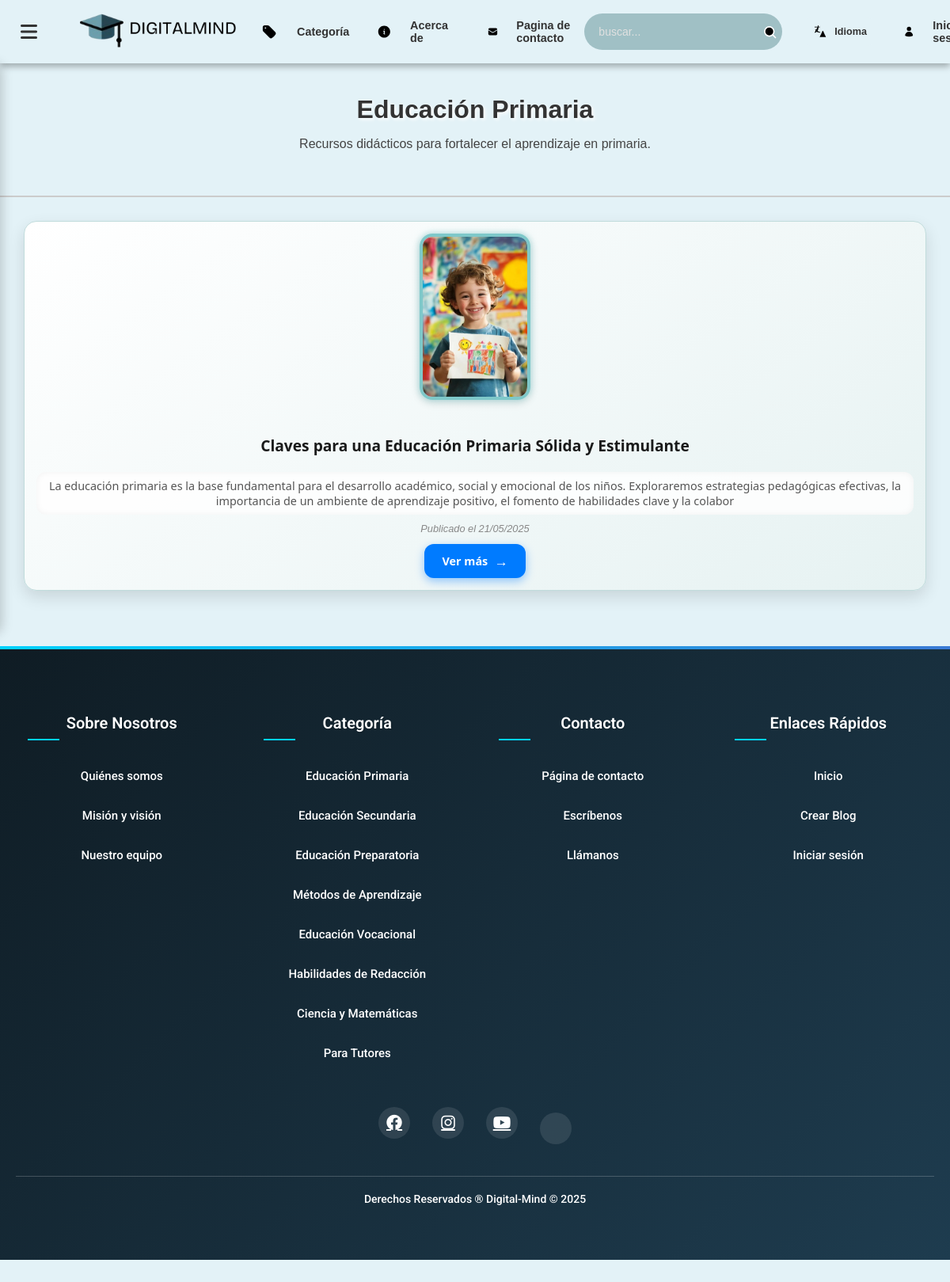
Page /PHP/categoria.php?id=5 on the committed database.
### tables this page shows
CREATE TABLE `categoria` (
  `id` int(11) NOT NULL,
  `nombre` varchar(100) NOT NULL,
  `descripcion_corta` varchar(255) DEFAULT NULL,
  `imagen` varchar(255) DEFAULT NULL
);

CREATE TABLE `publicaciones_2` (
  `id` int(11) NOT NULL,
  `titular` varchar(255) NOT NULL,
  `fecha` date NOT NULL,
  `descripcion_corta` varchar(255) NOT NULL,
  `contenido` text NOT NULL,
  `referencia` varchar(255) NOT NULL,
  `imagen` varchar(255) DEFAULT NULL COMMENT 'Ruta/nombre del archivo de imagen',
  `categoria` varchar(50) NOT NULL,
  `fecha_creacion` timestamp NOT NULL DEFAULT current_timestamp(),
  `total_ratings` int(11) DEFAULT 0,
  `rating_count` int(11) DEFAULT 0,
  `mensaje` varchar(255) NOT NULL,
  `estado` enum('publicado','archivado') DEFAULT 'publicado',
  `categoria_id` int(11) DEFAULT NULL
);

### PHP/categoria.php (the view, shortened to what this page needs)
<?php
include 'blog_db.php';
include 'header.php';
include 'dashboard.php';
$categoria_id = isset($_GET['id']) ? intval($_GET['id']) : 0;
$sql_cat = "SELECT nombre, descripcion_corta, imagen FROM categoria WHERE id = $categoria_id";
$res_cat = $conn->query($sql_cat);
$row_cat = $res_cat->fetch_assoc();
$descripcionCategoria = $row_cat['descripcion_corta'];
$tituloCategoria = $row_cat['nombre'];
$sql = "SELECT * FROM publicaciones_2 WHERE categoria_id = $categoria_id AND estado = 'publicado' ORDER BY fecha DESC";
$resultado = $conn->query($sql);
?>
<!DOCTYPE html>
<html lang="es">
<head>
  <link rel="stylesheet" href="../css/style.css">
</head>
<body>
  <div class="categoria-banner">
    <h1><?php echo $tituloCategoria; ?></h1>
    <?php if (!empty($descripcionCategoria)): ?>
      <p style="color:#444;"><?= htmlspecialchars($descripcionCategoria) ?></p>
    <?php endif; ?>
  </div>
  <div class="categoria-content">
    <?php if ($resultado->num_rows > 0): ?>
        <?php while ($fila = $resultado->fetch_assoc()): ?>
          <div class="blog-card">
            <?php if (!empty($fila['imagen'])): ?>
              <img src="IMG/<?php echo htmlspecialchars($fila['imagen']); ?>" alt="Imagen del post">
            <?php endif; ?>
            <h2><?php echo htmlspecialchars($fila['titular']); ?></h2>
            <p><?php echo htmlspecialchars($fila['descripcion_corta']); ?></p>
            <div class="fecha">Publicado el <?php echo date('d/m/Y', strtotime($fila['fecha'])); ?></div>
            <a class="ver-mas" href="post_completo.php?id=<?php echo $fila['id']; ?>">Ver más</a>
          </div>
        <?php endwhile; ?>
    <?php else: ?>
        <p style="text-align:center;">No hay publicaciones en esta categoría.</p>
    <?php endif; ?>
  </div>
</body>
</html>
<?php
include 'footer.php';
?>

### css/style.css (style rules this page uses)
html { scroll-behavior: smooth; }
* { box-sizing: border-box; }
body { font-family: 'Arial', sans-serif; margin: 0; padding: 0; background-color: #e3f2f7; color: #333; }
h1, h2, h3, h4, h5, h6, footer, .most-recent { text-align: center; font-size: 2em; margin: 30px 0; color: #333; font-weight: bold; }

### rows in the picture
categoria: nombre "Educación Primaria", descripcion_corta "Recursos didácticos para fortalecer el aprendizaje en primaria."
publicaciones_2: imagen (picture), titular "Claves para una Educación Primaria Sólida y Estimulante", descripcion_corta "La educación primaria es la base fundamental para el desarrollo académico, social y emocional de los niños. Exploraremos estrategias pedagógicas efectivas, la importancia de un ambiente de aprendizaje positivo, el fomento de habilidades clave y la colabor", fecha "21/05/2025"
